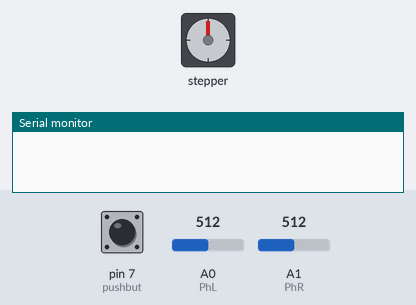
Bench run of a sketch on a simulated Arduino Uno, built with avr-gcc and run on an emulated ATmega328P. Shown: stepper motor, the last lines printed to the serial monitor. Wiring (inferred from the names in the program): stepper motor driver (200 steps per turn assumed): step pin 3; direction pin 2; enable pin 6. Inputs (shaded band) come from the test bench; at power-on: pin 7 (pushbut) LOW, A0 (PhL) = 512, A1 (PhR) = 512.

Above: at 1.2 s.
1.3 s: pin 7 (pushbut) pulled HIGH for 0.15 s
At 1.75 s:
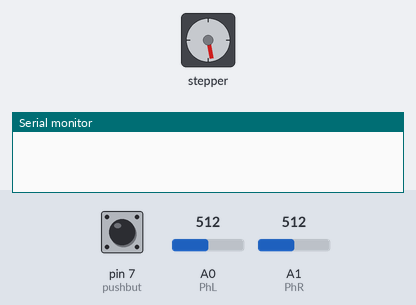
At 2.35 s:
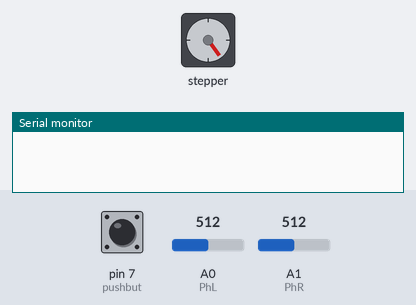
10.3 s: pin 7 (pushbut) pulled HIGH for 1 s
At 11.07 s:
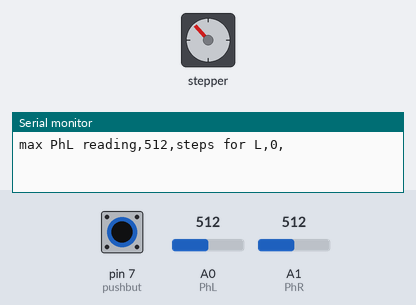
Timing chart, 0 to 19.3 s (numbered marks = the images above; inputs shaded):
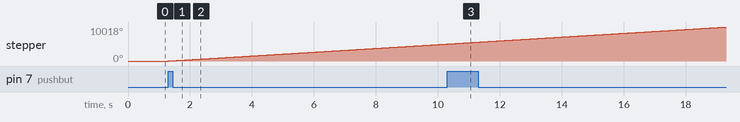

The sketch:

Miror_b2.ino
```cpp
  //STEPPER
  int stepPin = 3;// pin controling each step
  int dirPin = 2;//direction fo rotation
  int enablePin = 6;//
  int a;// steps totolizer
  int aLmax;//value of a at reading of the peak brithness of the left photoresistance
  int aRmax = 0;//value of a at reading of the peak brithness of the left photoresistance
  int x;//number of steps in for loop
  int sun;//value of a for a central position of the center between the two photoresistance peak readings

   // OPTIC SENSORS: PHOTORESISTANCES, THERMISTANCES ET  PHOTOVOLTAIC CELL
  int PhL=A0; // left photoresistance RED wire
  int PhR=A1;// right photoresistance MARON wire
  int PhLA;//lecture analogique A0 horizontale gauche
  int PhRA;//lecture analogique A1 horizontale droite
  int PhLmax = 0;//lecture la valeur maximale en PWM de la photoresistance gauche
  int PhRmax = 0;//lecture actuelle de la valeur en PWM de la photoresistance droite

    //PUSH PIN TO INITIATE A MIROR SEARCH FOR THE CENTRAL RECEPTOR
  int pushbut = 7;// push button to start serach
  int pushbutstate;// push button state reading:
  int peaks = 0; // number of steps indicating  both peaks have been passed
  int peakL;//number of steps corresponding to peak of left photoresistance
  int peakR;//number of steps corresponding to peak of right photoresistance
  int DeltaPhL;// photoresistance reading - maximum value of past readings
  int DeltaPhR;// photoresistance reading - maximum value of past readings

  void setup() {
    // put your setup code here, to run once:
    Serial.begin(9600);
    pinMode(pushbut, INPUT);
    pinMode(dirPin,OUTPUT);
    pinMode(stepPin,OUTPUT);
    pinMode(enablePin, OUTPUT);
    digitalWrite(enablePin,LOW); // Set Enable low
    }

  void loop() {
    // put your main code here, to run repeatedly:
  pushbutstate = digitalRead(pushbut);
  if (pushbutstate == HIGH ) {
    digitalWrite(dirPin,HIGH); // Set Dir high
      while(a < 3000){
       search();
      }
    a = 0;
    Serial.print("max PhL reading");
    Serial.print(",");
    Serial.print(PhLmax);
    Serial.print(",");
    Serial.print("steps for L");
    Serial.print(",");
    Serial.print(aLmax);
    Serial.println(",");
     }
   }
   void search(){
    PhLA = analogRead(PhL);// left photoresistance reading
    PhRA = analogRead(PhR);// right photoresistance reading
    if (PhLA > PhLmax) {
          PhLmax = PhLA; // peak reading left photoresistance
          aLmax = a;// record steps number corresponding to photoresistance max reading
         }
        if (PhRA > PhRmax) {
          PhRmax = PhRA; // peak reading right photoresistance
          aRmax = a;//record steps number corresponding to photoresistance max reading
         }
    digitalWrite(stepPin,HIGH); // Output low
    delay(1); //
    digitalWrite(stepPin,LOW); // Output low
    delay(2); //
    a++;
   }
```

Measured:
- after the input at 1.3 s, stepper: keeps turning clockwise at about 557°/s, starting at once
